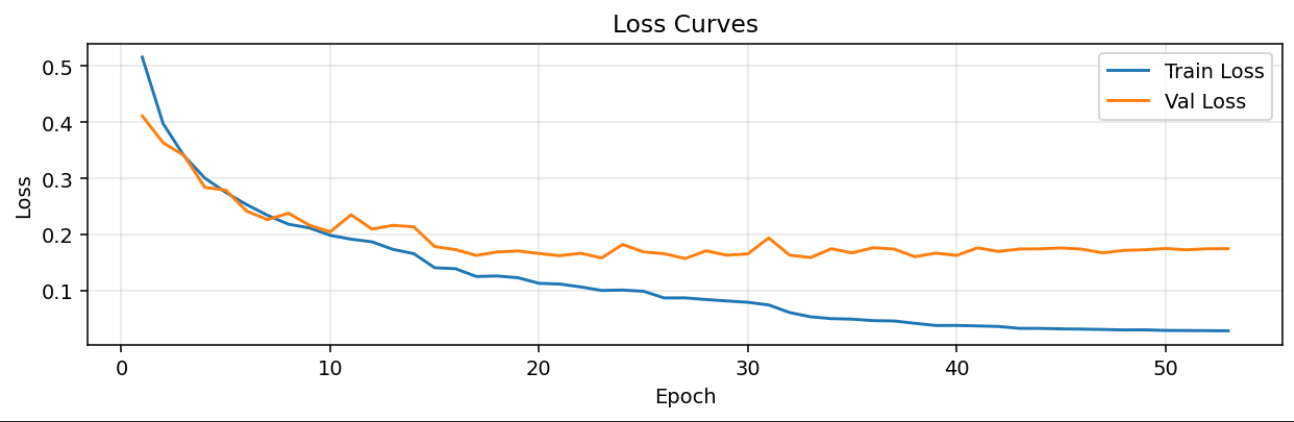
#> input picture sample/loss_curves.png, 1294 x 422 px
$ python -i pipeline.py   (imports and definitions only)
#> lines starting #> are read from the running program, lines starting #| are printed output that depends on the picture; after the words box and inside, x2 and y2 are one past the last pixel; in counts of white or black regions, pixels touching at a corner belong together
#> further down, picture is the input picture: shape (422, 1294, 3); mean B, G, R 247.9, 248.3, 248.6
### src/preprocessing/specular_removal.py
import cv2
import numpy as np
from typing import Tuple

def remove_specular_highlight_safe(
    bgr: np.ndarray,
    s_thr: int = 60,
    v_thr: int = 230,
    achr_delta: int = 25,
    max_area_ratio: float = 0.003,
    dilate_iter: int = 1,
    inpaint_radius: int = 2,
    inpaint_method: int = cv2.INPAINT_NS,
    area_guard_ratio: float = 0.01
) -> Tuple[np.ndarray, np.ndarray]:
    """
    Conservative specular highlight removal with area guard.
    Returns (inpainted_bgr, safe_mask).
    """
#> called with s_thr = 60, v_thr = 230, achr_delta = 25, max_area_ratio = 0.003, dilate_iter = 1, inpaint_radius = 2, inpaint_method = 0, area_guard_ratio = 0.01
    h, w = bgr.shape[:2]
#> h = 422; w = 1294
    area = h * w
#> area = 546068

    hsv = cv2.cvtColor(bgr, cv2.COLOR_BGR2HSV)
#> hsv: shape (422, 1294, 3); mean H, S, V 1.3, 2.9, 249.6
    H, S, V = cv2.split(hsv)

    cand = (S < s_thr) & (V > v_thr)
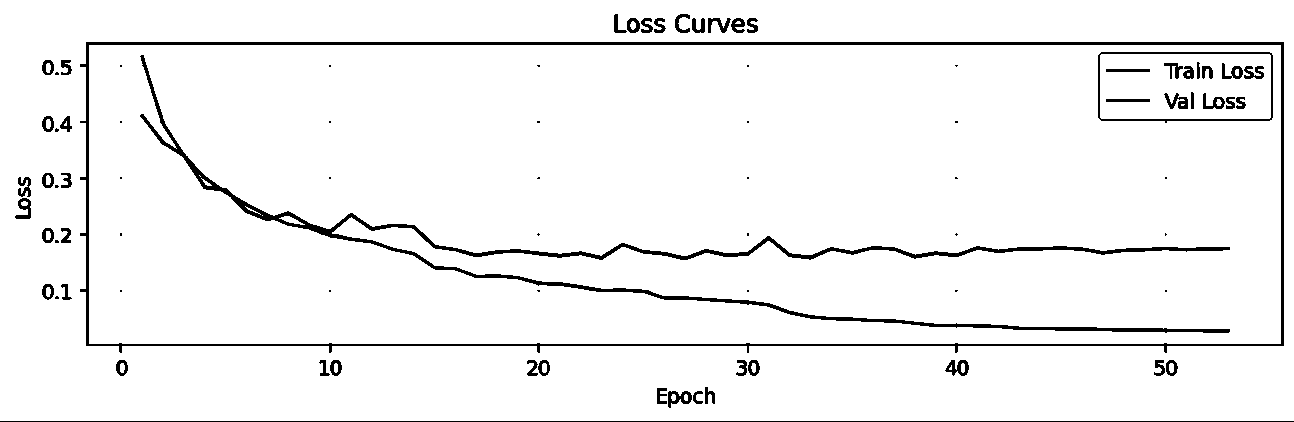
#> cand: shape (422, 1294) bool; 95.5% white; 84 black regions (32 under 20 px), largest, box (x1, y1, x2, y2) and area: (140, 55, 1230, 333) 8546, (80, 42, 1284, 353) 8001, (0, 421, 1294, 422) 1294

    B, G, R = bgr[:, :, 0], bgr[:, :, 1], bgr[:, :, 2]
    achr = (np.maximum(np.maximum(R, G), B) - np.minimum(np.minimum(R, G), B)) < achr_delta
#> achr: shape (422, 1294) bool; 98.1% white; 3 black regions, box (x1, y1, x2, y2) and area: (140, 55, 1231, 333) 9849, (1106, 99, 1151, 103) 178, (1106, 68, 1150, 72) 175

    mask = (cand & achr).astype(np.uint8) * 255
#> mask: shape (422, 1294); 95.2% white; 84 black regions (32 under 20 px), largest, box (x1, y1, x2, y2) and area: (140, 55, 1231, 333) 9894, (80, 42, 1284, 353) 8001, (0, 421, 1294, 422) 1294
    mask = cv2.morphologyEx(mask, cv2.MORPH_OPEN, np.ones((3, 3), np.uint8), iterations=1)
#> mask: shape (422, 1294); 95.1% white; 57 black regions (27 under 20 px), largest, box (x1, y1, x2, y2) and area: (140, 55, 1231, 333) 9958, (80, 42, 1284, 353) 8001, (0, 421, 1294, 422) 1294
    if dilate_iter > 0:
        mask = cv2.dilate(mask, np.ones((3, 3), np.uint8), iterations=dilate_iter)
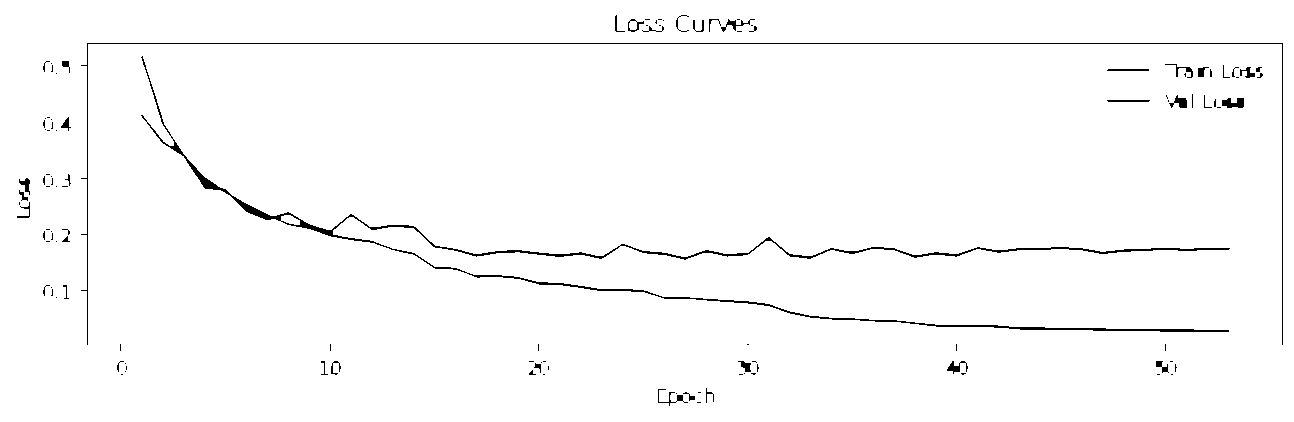
#> mask: shape (422, 1294); 98.3% white; black in thin lines or dots

    num_labels, labels, stats, _ = cv2.connectedComponentsWithStats(mask, connectivity=8)
#> labels: shape (422, 1294) int32; values 0 (black) and 1 (white), 98.3% white; black in thin lines or dots
#> num_labels = 2; stats = [[17, 15, 1266, 391, 9113], [0, 0, 1294, 422, 536955]]
    safe_mask = np.zeros_like(mask)
    max_area = max_area_ratio * area
#> max_area = 1638.2
    for i in range(1, num_labels):
        if stats[i, cv2.CC_STAT_AREA] <= max_area:
            safe_mask[labels == i] = 255
#> safe_mask: shape (422, 1294); every value is 0

    if safe_mask.sum() > area_guard_ratio * 255 * area:
        # too much area would be removed → bail out
        return bgr.copy(), np.zeros_like(safe_mask)

    out = cv2.inpaint(bgr, safe_mask, inpaintRadius=inpaint_radius, flags=inpaint_method)
    return out, safe_mask

### src/preprocessing/homomorphic_filter.py
import numpy as np

def homomorphic_filter_soft(
    v_uint8: np.ndarray,
    cutoff: float = 100.0,
    gamma_l: float = 0.99,
    gamma_h: float = 1.03,
    blend: float = 0.90,
    inner_clip: float = 3.0
) -> np.ndarray:
    """
    Gentle homomorphic illumination normalization on a single uint8 channel.
    """
#> called with cutoff = 100, gamma_l = 0.99, gamma_h = 1.03, blend = 0.9, inner_clip = 3
    g0 = v_uint8.astype(np.float32) / 255.0
    log_g = np.log1p(g0)
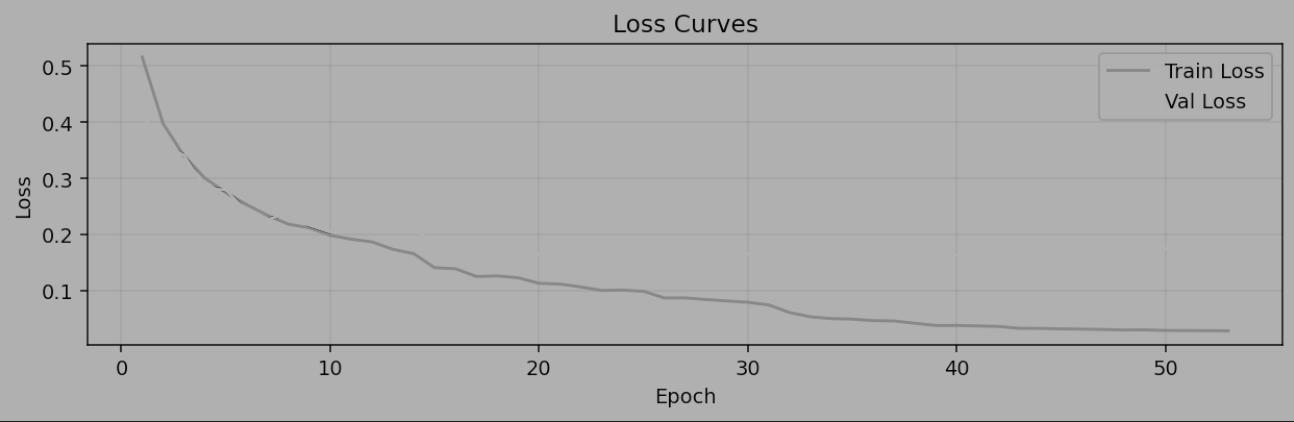
#> log_g: shape (422, 1294) float32; min 0, max 0.693, mean 0.68

    dft = np.fft.fft2(log_g)
    dft_shift = np.fft.fftshift(dft)

    h, w = v_uint8.shape
#> h = 422; w = 1294
    yy, xx = np.ogrid[:h, :w]
#> yy = 422 values from 0 to 421
    cy, cx = h // 2, w // 2
#> cy = 211; cx = 647
    dist = (xx - cx) ** 2 + (yy - cy) ** 2

    H = 1.0 - np.exp(-(dist / (2.0 * (cutoff ** 2))))
    H = (gamma_h - gamma_l) * H + gamma_l

    rec = np.fft.ifft2(np.fft.ifftshift(dft_shift * H)).real
    out = np.expm1(rec)
    out = np.clip(out, 0, 1)

    # mean-preserving
    out *= (float(g0.mean() + 1e-6) / float(out.mean() + 1e-6))

    # gentle percentile clip & normalize
    if inner_clip and inner_clip > 0:
        lo = np.percentile(out, inner_clip)
#> lo = 0.813
        hi = np.percentile(out, 100.0 - inner_clip)
#> hi = 1
        if hi - lo > 1e-6:
            out = np.clip((out - lo) / (hi - lo), 0, 1)

    # blend with original to avoid over-correction
    out = blend * out + (1.0 - blend) * g0
    return (np.clip(out, 0, 1) * 255.0).astype(np.uint8)

### src/preprocessing/guided_filter.py
import cv2
import numpy as np
from typing import Optional

def guided_filter(src: np.ndarray, guidance: Optional[np.ndarray] = None, r: int = 6, eps: float = 0.02**2) -> np.ndarray:
    """
    Edge-preserving smoothing. src/guidance are uint8 single-channel images.
    """
#> called with r = 6, eps = 0.0004
    I = (guidance if guidance is not None else src).astype(np.float32) / 255.0
    p = src.astype(np.float32) / 255.0

    k = (2 * r + 1, 2 * r + 1)
    mean_I = cv2.boxFilter(I, -1, k, normalize=True)
    mean_p = cv2.boxFilter(p, -1, k, normalize=True)
    corr_I  = cv2.boxFilter(I * I, -1, k, normalize=True)
    corr_Ip = cv2.boxFilter(I * p, -1, k, normalize=True)

    var_I  = corr_I - mean_I * mean_I
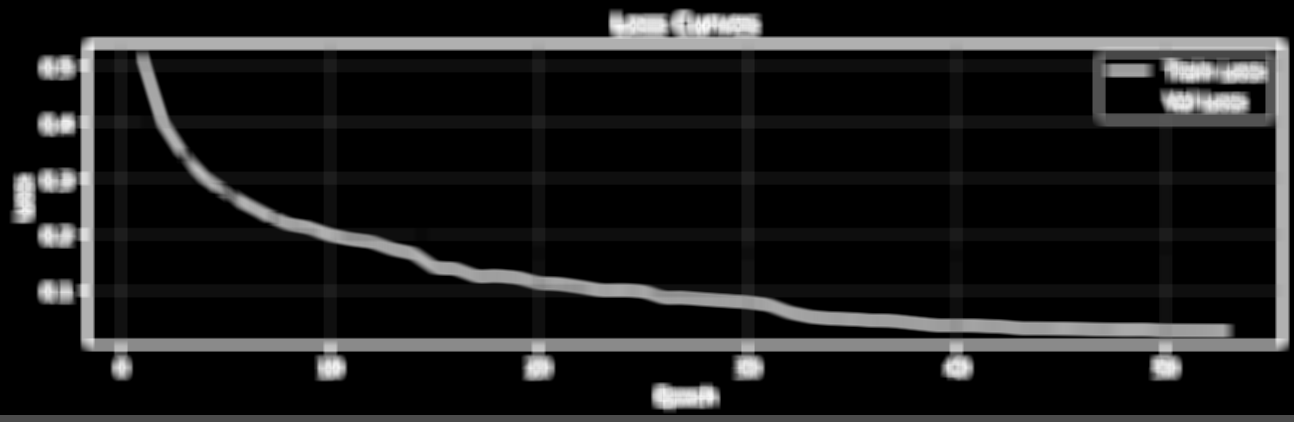
#> var_I: shape (422, 1294) float32; min 0, max 0.232, mean 0.025; drawn with min black and max white
    cov_Ip = corr_Ip - mean_I * mean_p

    a = cov_Ip / (var_I + eps)
    b = mean_p - a * mean_I

    mean_a = cv2.boxFilter(a, -1, k, normalize=True)
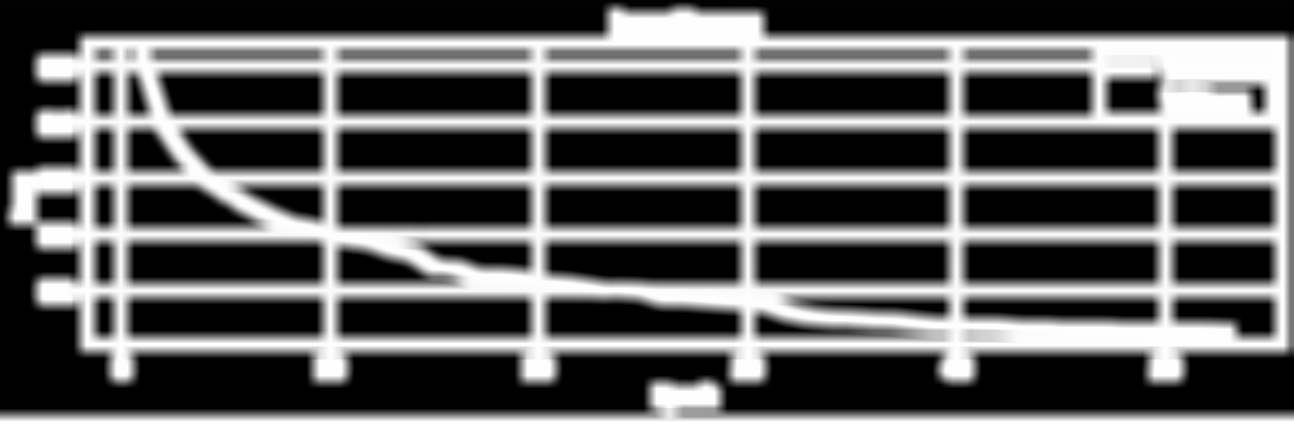
#> mean_a: shape (422, 1294) float32; min 0, max 0.998, mean 0.359
    mean_b = cv2.boxFilter(b, -1, k, normalize=True)
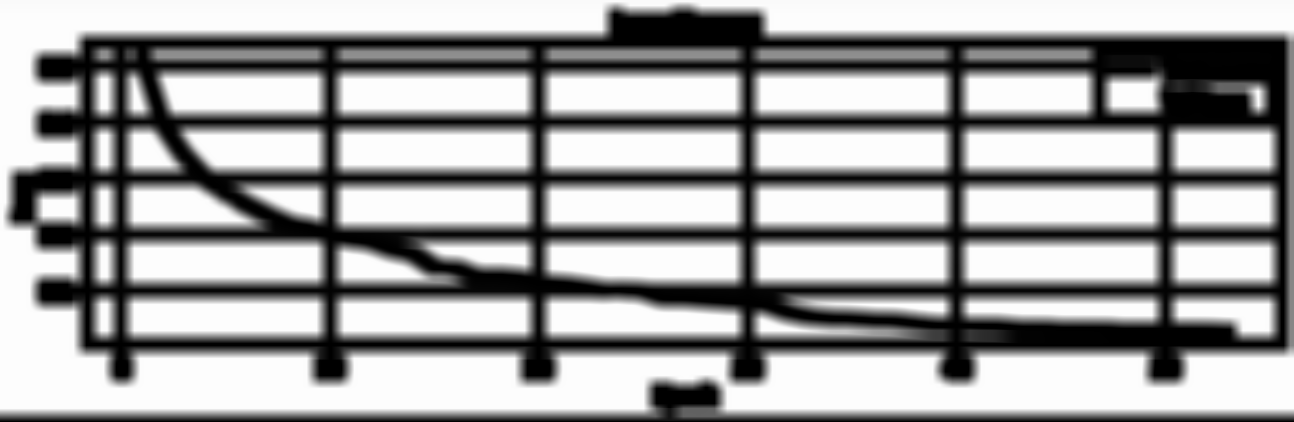
#> mean_b: shape (422, 1294) float32; min 0.00103, max 0.992, mean 0.636
    q = mean_a * I + mean_b

    q = np.clip(q * 255.0, 0, 255)
    return q.astype(np.uint8)

### src/preprocessing/clahe.py
import cv2
import numpy as np
from typing import Tuple

def apply_clahe(gray_uint8: np.ndarray, clipLimit: float = 1.5, tileGridSize: Tuple[int, int] = (8, 8)) -> np.ndarray:
    """
    Contrast Limited AHE on a single-channel uint8 image.
    """
#> called with clipLimit = 1.5, tileGridSize = (8, 8)
    if gray_uint8.dtype != np.uint8:
        raise ValueError("apply_clahe expects uint8 input.")
    clahe = cv2.createCLAHE(clipLimit=clipLimit, tileGridSize=tileGridSize)
    return clahe.apply(gray_uint8)

### src/preprocessing/retone.py
import numpy as np

def retone_to_target(
    v_uint8: np.ndarray,
    target_mean: float = 145.0,
    target_std: float = 80.0,
    outer_clip_lo: float = 2.0,
    outer_clip_hi: float = 98.0
) -> np.ndarray:
    """
    Retone a single-channel uint8 image towards target mean/std with percentile clipping.
    """
#> called with target_mean = 145, target_std = 80, outer_clip_lo = 2, outer_clip_hi = 98
    v = v_uint8.astype(np.float32)

    lo = np.percentile(v, outer_clip_lo)
#> lo = 19
    hi = np.percentile(v, outer_clip_hi)
#> hi = 254
    if hi - lo > 1e-6:
        v = np.clip((v - lo) / (hi - lo), 0, 1)
    else:
        v = np.clip(v / 255.0, 0, 1)

    mu = float(v.mean())
#> mu = 0.94
    sd = float(v.std()) + 1e-6
#> sd = 0.188

    a = (target_std / 255.0) / sd
#> a = 1.67
    b = (target_mean / 255.0) - a * mu
#> b = -1
    v = np.clip(a * v + b, 0, 1)
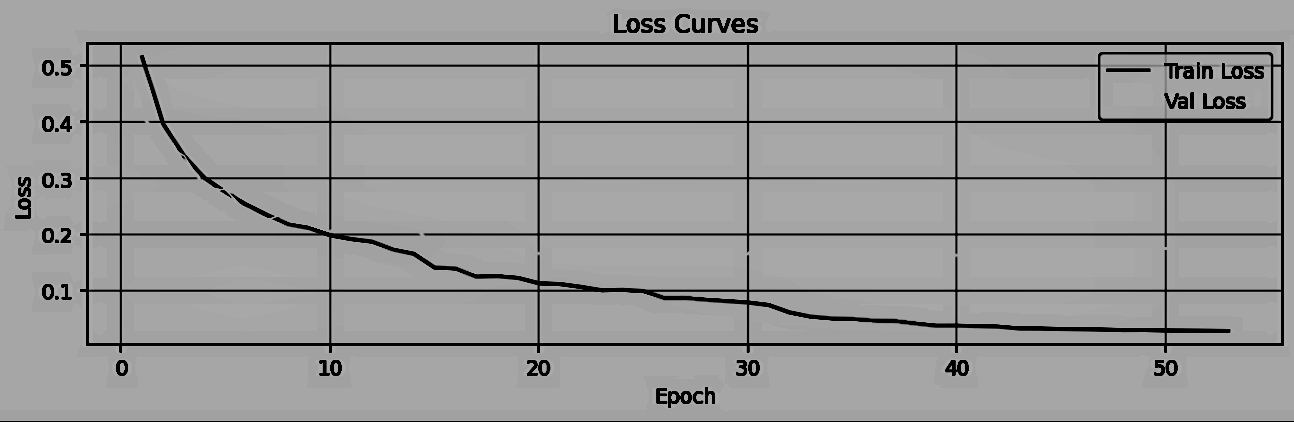
#> v: shape (422, 1294) float32; min 0, max 0.669, mean 0.603
    return (v * 255.0).astype(np.uint8)

### src/preprocessing/pipeline.py
import cv2
from .specular_removal import remove_specular_highlight_safe
from .homomorphic_filter import homomorphic_filter_soft
from .guided_filter import guided_filter
from .clahe import apply_clahe
from .retone import retone_to_target

def preprocess_staged_rgb_single(bgr):
    """
    BGR → (HSV-V) homomorphic → (HSV-V) guided → (HSV-V) CLAHE → (HSV-V) retone → BGR
    with specular highlight removal up front.
    """
    bgr1, _ = remove_specular_highlight_safe(bgr)

    h, s, v = cv2.split(cv2.cvtColor(bgr1, cv2.COLOR_BGR2HSV))
    v = homomorphic_filter_soft(v)
    bgr2 = cv2.cvtColor(cv2.merge([h, s, v]), cv2.COLOR_HSV2BGR)

    h, s, v = cv2.split(cv2.cvtColor(bgr2, cv2.COLOR_BGR2HSV))
    v = guided_filter(v)
    bgr3 = cv2.cvtColor(cv2.merge([h, s, v]), cv2.COLOR_HSV2BGR)

    h, s, v = cv2.split(cv2.cvtColor(bgr3, cv2.COLOR_BGR2HSV))
    v = apply_clahe(v)
    bgr4 = cv2.cvtColor(cv2.merge([h, s, v]), cv2.COLOR_HSV2BGR)

    h, s, v = cv2.split(cv2.cvtColor(bgr4, cv2.COLOR_BGR2HSV))
    v = retone_to_target(v)
    bgr5 = cv2.cvtColor(cv2.merge([h, s, v]), cv2.COLOR_HSV2BGR)

    return bgr5

>>> import cv2
>>> picture = cv2.imread('../../sample/loss_curves.png')
>>> result = preprocess_staged_rgb_single(picture)
